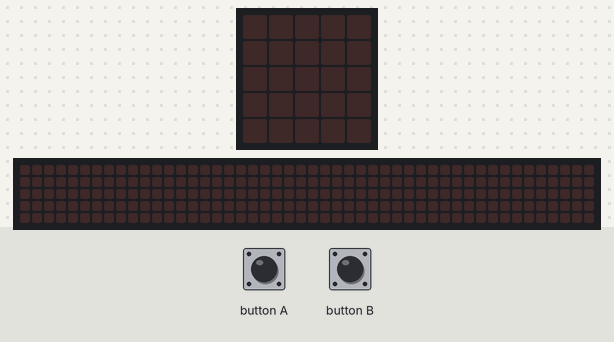
This program was run on a simulated BBC micro:bit running MicroPython. On the bench: the board's 5×5 LED display, a strip that is not on the board, showing the scrolling text unrolled. The inputs (shaded band) are chosen by the test bench. The 48×5 strip is a reading aid, not a part: it shows the text the display is scrolling, unrolled, one strip-width of it at a time.

Above: at 1.2 s.
1.3 s: button A pressed for 0.15 s
At 1.87 s:
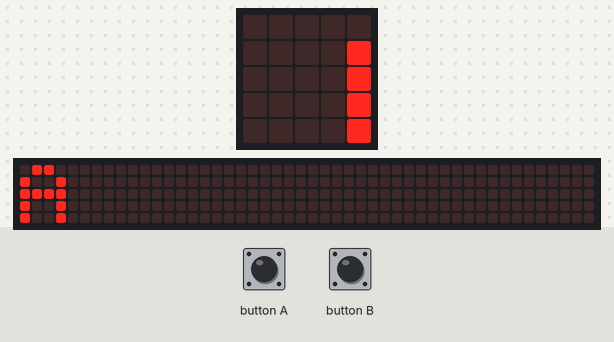
4.3 s: button B pressed for 0.15 s
At 4.87 s:
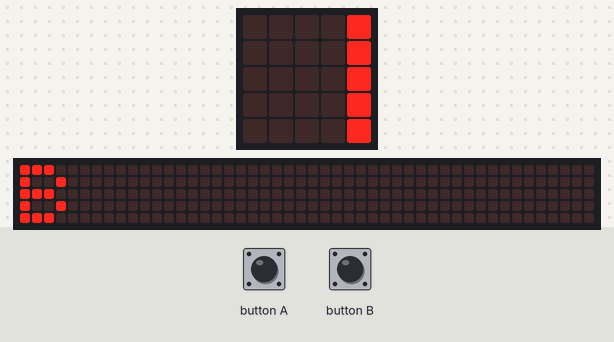
7.3 s: button B pressed for 1 s
At 8.02 s:
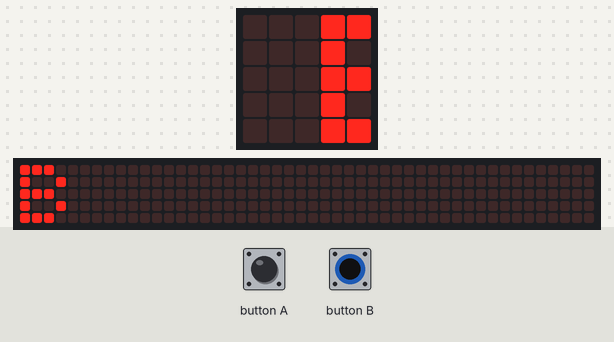
10.3 s: button B pressed for 3.2 s
At 11.17 s:
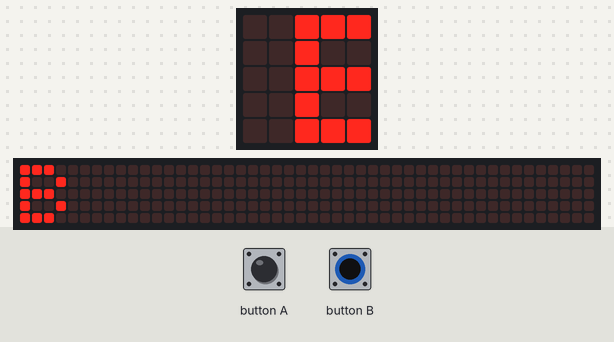
15.0 s: button A driven LOW and button B driven LOW
At 15.57 s:
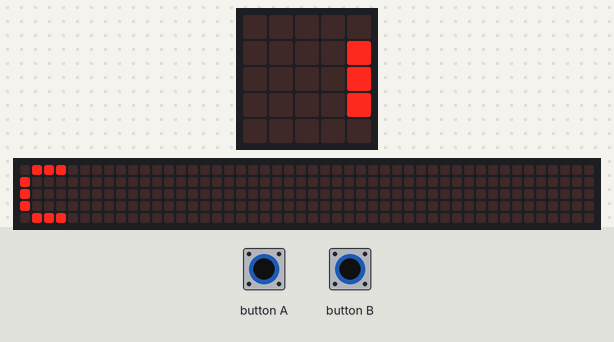
Timing chart, 0 to 18.0 s (numbered marks = the images above; inputs shaded):
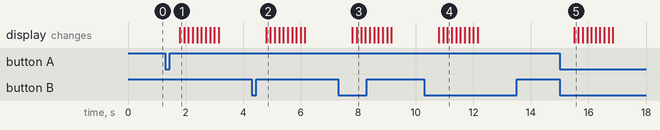

Measured:
- after the input at 1.3 s, the display: changes after 0.50 s (image 1)
- after the input at 4.3 s, the display: changes after 0.50 s (image 2)
- after the input at 7.3 s, the display: first changes after 0.50 s (image 3 shows a later state)
- after the input at 10.3 s, the display: first changes after 0.50 s (image 4 shows a later state)
- after the input at 15.0 s, the display: changes after 0.50 s (image 5)

The program:

buttons.py
```python
from microbit import *

while True:
    if button_a.was_pressed():
        sleep(500)
        if button_b.was_pressed():
            display.scroll("C")
        else:
            display.scroll("A")
    if button_b.was_pressed():
        sleep(500)
        if button_a.was_pressed():
            display.scroll("C")
        else:
            display.scroll("B")
```
